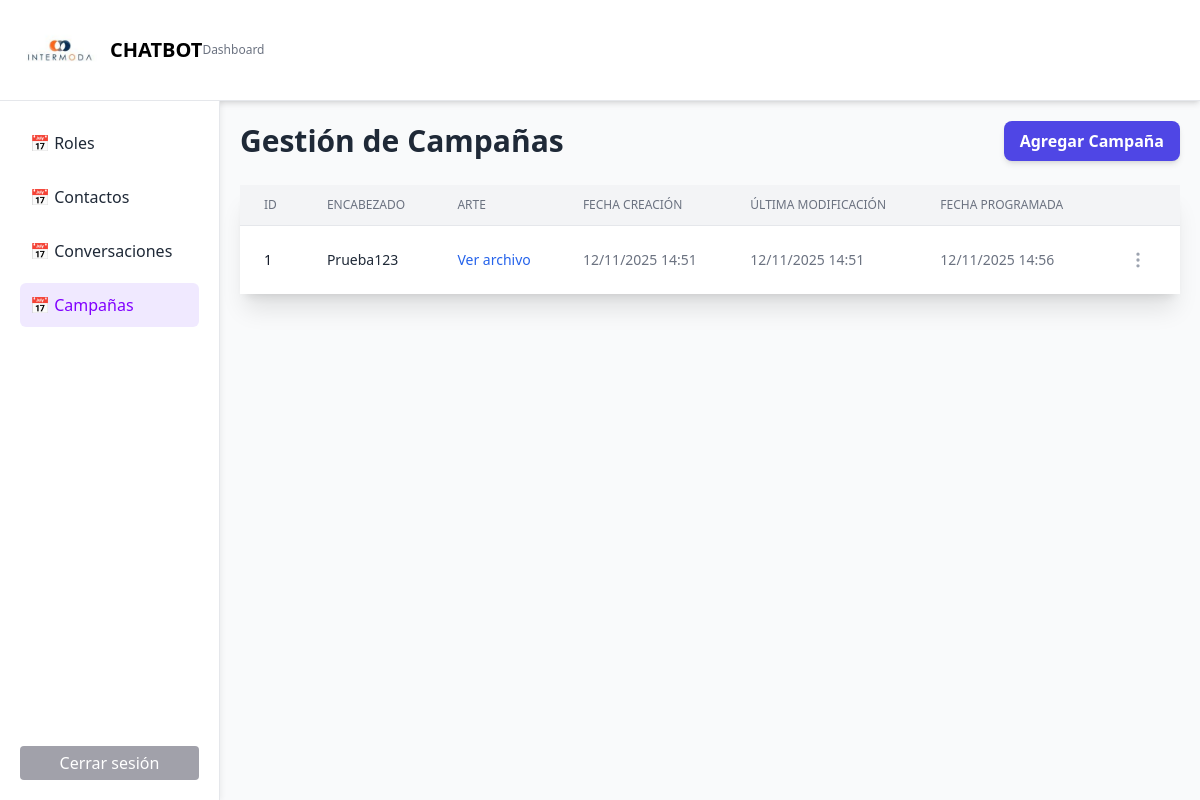
/campanias/ (signed in), run on the app's committed database.
### dashboard/models.py (models this page shows, shortened)
class Campania(models.Model):
    encabezado = models.CharField(max_length=200)
    descripcion = models.TextField()
    arte = models.FileField(upload_to='campanias/', null=True, blank=True)
    accion = models.URLField(max_length=300, null=True, blank=True)
    fechaCreacion = models.DateTimeField(auto_now_add=True)
    fechaModificacion = models.DateTimeField(auto_now=True)
    fechaProgramada = models.DateTimeField(null=True, blank=True)
    exclusiones = models.ManyToManyField(Contacto, blank=True, null=True)

### dashboard/views.py (the view)
# urls.py: path('campanias/', views.campanias_list, name='campanias_list'),
@login_required
@never_cache
def campanias_list(request):
    campanias = Campania.objects.all().order_by('-fechaCreacion')
    return render(request, 'campanias_list.html', {'campanias': campanias})

### dashboard/templates/campanias_list.html (shortened to what this page needs)
{% extends 'base.html' %}
{% block content %}
<div class="flex justify-between items-center mb-6">
    <h2 class="text-3xl font-bold text-gray-800">
        Gestión de Campañas
    </h2>
    <a href="{% url 'campanias_create' %}" class="bg-indigo-600 hover:bg-indigo-700 text-white font-bold py-2 px-4 rounded-lg shadow-md transition duration-300">
        Agregar Campaña
    </a>
</div>
<div class="bg-white shadow-xl rounded-lg">
    <table class="min-w-full divide-y divide-gray-200">
        <thead class="bg-gray-100">
            <tr>
                <th class="px-6 py-3 text-left text-xs font-medium text-gray-500 uppercase">ID</th>
                <th class="px-6 py-3 text-left text-xs font-medium text-gray-500 uppercase">Encabezado</th>
                <th class="px-6 py-3 text-left text-xs font-medium text-gray-500 uppercase">Arte</th>
                <th class="px-6 py-3 text-left text-xs font-medium text-gray-500 uppercase">Fecha Creación</th>
                <th class="px-6 py-3 text-left text-xs font-medium text-gray-500 uppercase">Última Modificación</th>
                <th class="px-6 py-3 text-left text-xs font-medium text-gray-500 uppercase">Fecha Programada</th>
                <th class="px-6 py-3 text-right text-xs font-medium text-gray-500 uppercase"></th>
            </tr>
        </thead>
        <tbody class="bg-white divide-y divide-gray-200">
            {% for c in campanias %}
            <tr class="hover:bg-gray-50">
                <td class="px-6 py-4 text-sm text-gray-900">{{ forloop.counter }}</td>
                <td class="px-6 py-4 text-sm text-gray-800">{{ c.encabezado }}</td>
                <td class="px-6 py-4 text-sm text-gray-500">
                    {% if c.arte %}
                        <a href="{{ c.arte.url }}" target="_blank" class="text-blue-600 hover:underline">Ver archivo</a>
                    {% else %}
                        No adjunto
                    {% endif %}
                </td>
                <td class="px-6 py-4 text-sm text-gray-500">
                    {{ c.fechaCreacion|date:"d/m/Y H:i" }}
                </td>
                <td class="px-6 py-4 text-sm text-gray-500">
                    {{ c.fechaModificacion|date:"d/m/Y H:i" }}
                </td>
                <td class="px-6 py-4 text-sm text-gray-500">
                    {{ c.fechaProgramada|date:"d/m/Y H:i" }}
                </td>
                <td class="px-6 py-4 whitespace-nowrap text-right text-sm font-medium">
                    <div class="relative inline-block text-left" x-data="{ open: false }" x-on:click.outside="open = false">
                        <div>
                            <button
                                type="button"
                                class="flex items-center justify-center p-2 rounded-full text-gray-400 hover:text-gray-600 hover:bg-gray-100 focus:outline-none focus:ring-2 focus:ring-indigo-500"
                                x-on:click="open = !open"
                                aria-haspopup="true"
                                x-bind:aria-expanded="open">
                                <svg xmlns="http://www.w3.org/2000/svg" width="24" height="24" viewBox="0 0 24 24" fill="none" stroke="currentColor" stroke-width="2" stroke-linecap="round" stroke-linejoin="round" class="w-5 h-5">
                                    <circle cx="12" cy="12" r="1"></circle>
                                    <circle cx="12" cy="5" r="1"></circle>
                                    <circle cx="12" cy="19" r="1"></circle>
                                </svg>
                            </button>
                        </div>
                    </div>
                </td>
            </tr>
            {% empty %}
            <tr>
                <td colspan="7" class="px-6 py-12 text-center text-gray-500">
                    No hay campañas registradas
                </td>
            </tr>
            {% endfor %}
        </tbody>
    </table>
</div>
{% endblock %}

### data on the page
Campania: encabezado "Prueba123", fechaCreacion "12/11/2025 14:51", fechaModificacion "12/11/2025 14:51", fechaProgramada "12/11/2025 14:56"
